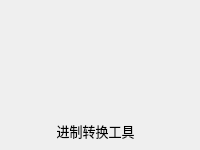
                           <widget class="QWidget" name="widget_33" native="true">
                            <property name="geometry">
                             <rect>
                              <x>680</x>
                              <y>10</y>
                              <width>200</width>
                              <height>150</height>
                             </rect>
                            </property>
                            <property name="minimumSize">
                             <size>
                              <width>200</width>
                              <height>150</height>
                             </size>
                            </property>
                            <property name="maximumSize">
                             <size>
                              <width>100</width>
                              <height>50</height>
                             </size>
                            </property>
                            <property name="styleSheet">
                             <string notr="true">#widget_33{
background-color: rgba(64, 96, 115, 255);
border-radius: 10px;
}</string>
                            </property>
                            <widget class="QWidget" name="widget_34" native="true">
                             <property name="geometry">
                              <rect>
                               <x>50</x>
                               <y>20</y>
                               <width>91</width>
                               <height>71</height>
                              </rect>
                             </property>
                             <property name="styleSheet">
                              <string notr="true">image: url(:/lib/Binary.png);</string>
                             </property>
                            </widget>
                            <widget class="QLabel" name="label_16">
                             <property name="geometry">
                              <rect>
                               <x>20</x>
                               <y>120</y>
                               <width>151</width>
                               <height>21</height>
                              </rect>
                             </property>
                             <property name="font">
                              <font>
                               <family>OPPOSans B</family>
                               <pointsize>10</pointsize>
                              </font>
                             </property>
                             <property name="text">
                              <string>进制转换工具</string>
                             </property>
                             <property name="alignment">
                              <set>Qt::AlignCenter</set>
                             </property>
                            </widget>
                            <widget class="QToolButton" name="toolButton_12">
                             <property name="geometry">
                              <rect>
                               <x>160</x>
                               <y>0</y>
                               <width>40</width>
                               <height>40</height>
                              </rect>
                             </property>
                             <property name="minimumSize">
                              <size>
                               <width>40</width>
                               <height>40</height>
                              </size>
                             </property>
                             <property name="maximumSize">
                              <size>
                               <width>40</width>
                               <height>40</height>
                              </size>
                             </property>
                             <property name="styleSheet">
                              <string notr="true">QToolButton {
	
	color: rgb(217, 236, 237);
	background-color: rgba(255, 255, 255, 0);
	border: none;
}

QToolButton::menu-indicator { 
	image: None;
}

 
QToolButton:hover {
	color: rgb(255, 255, 255);
	background-color: rgba(255, 255, 255, 0);
	border: none;
}</string>
                             </property>
                             <property name="text">
                              <string/>
                             </property>
                             <property name="icon">
                              <iconset resource="lib.qrc">
                               <normaloff>:/lib/caozuo.png</normaloff>:/lib/caozuo.png</iconset>
                             </property>
                             <property name="iconSize">
                              <size>
                               <width>20</width>
                               <height>20</height>
                              </size>
                             </property>
                            </widget>
                           </widget>
